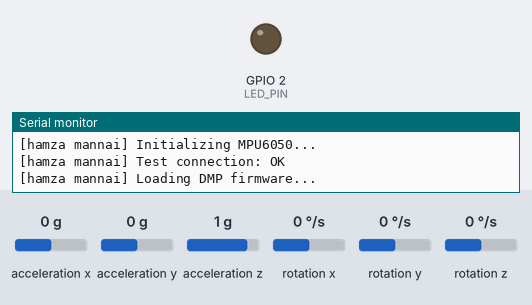
The sketch below on a simulated ESP32. On the bench: output pins drawn as LEDs (lit = HIGH), the last lines printed to the serial monitor. The test bench sets the inputs (shaded band); at power-on: acceleration x 0 g, acceleration y 0 g, acceleration z 1 g, rotation x 0 °/s, rotation y 0 °/s, rotation z 0 °/s.

Above: at 0.1 s.
At 0.8 s:
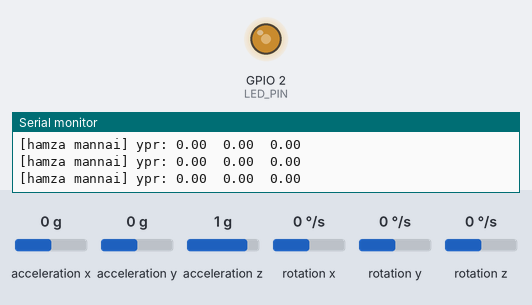
1.8 s: acceleration x set to -1.4 g
4.8 s: acceleration y set to -1.4 g
7.8 s: acceleration z set to -1.4 g
Timing chart, 0 to 16.8 s (numbered marks = the images above; inputs shaded):
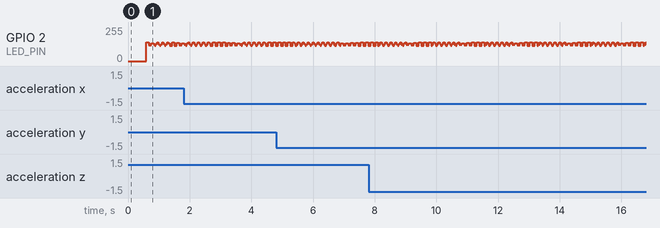

The sketch:

testMpuNoInterruptClass.ino
```cpp
/************************************************************
 * MPU6050 DMP Test — ESP32 (Wire on SDA=21, SCL=22)
 * Edited for: hamza mannai — adapting for robot dog on ESP32 + PCA9685
 * Source base: Jeff Rowberg's I2Cdevlib (MPU6050_6Axis_MotionApps612)
 *
 * What this does
 * - Initializes I2C @ 400kHz on pins 21(SDA)/22(SCL)
 * - Initializes MPU6050, loads DMP v6.12 firmware
 * - Calibrates accel/gyro briefly, enables DMP
 * - Prints Yaw, Pitch, Roll (degrees) each time a FIFO packet arrives
 * - No external INT pin required (polls FIFO with dmpGetCurrentFIFOPacket)
 *
 * Notes (hamza mannai)
 * - Power MPU6050 at 3.3V on ESP32 (or 5V module with on-board reg/level shifting)
 * - Ensure common GND with ESP32
 * - If AD0 is HIGH, address becomes 0x69 (change MPU_ADDR below)
 * - If you have pull-ups on the breakout, that's fine; avoid double 5V pull-ups
 ************************************************************/

#include "I2Cdev.h"
#include "MPU6050_6Axis_MotionApps612.h"
#if I2CDEV_IMPLEMENTATION == I2CDEV_ARDUINO_WIRE
  #include <Wire.h>
#endif

// ====== User config (hamza mannai) ======
#define SDA_PIN     21
#define SCL_PIN     22
#define I2C_HZ      400000
#define MPU_ADDR    0x68   // set to 0x69 if AD0 pulled high
#define LED_PIN     2      // ESP32 onboard LED is often GPIO2 (change if needed)

// ====== Output format ======
#define OUTPUT_READABLE_YAWPITCHROLL

// ====== MPU wrapper ======
class MPU6050_DMP_ESP32 : public MPU6050 {
public:
  bool     dmpReady   = false;
  uint8_t  devStatus  = 0;
  uint16_t packetSize = 0;
  uint8_t  fifoBuffer[64];

  Quaternion q;
  VectorFloat gravity;
  float ypr[3];

  MPU6050_DMP_ESP32(uint8_t addr) : MPU6050(addr) {}

  void begin() {
  #if I2CDEV_IMPLEMENTATION == I2CDEV_ARDUINO_WIRE
    Wire.begin(SDA_PIN, SCL_PIN);
    Wire.setClock(I2C_HZ);
  #endif

    pinMode(LED_PIN, OUTPUT);

    Serial.println(F("[hamza mannai] Initializing MPU6050..."));
    initialize();
    Serial.print(F("[hamza mannai] Test connection: "));
    Serial.println(testConnection() ? F("OK") : F("FAILED"));

    // Load DMP
    Serial.println(F("[hamza mannai] Loading DMP firmware..."));
    devStatus = dmpInitialize();

    // Optional: set your own offsets if known (values depend on each unit)
    setXGyroOffset(51);
    setYGyroOffset(8);
    setZGyroOffset(21);
    setXAccelOffset(1150);
    setYAccelOffset(-50);
    setZAccelOffset(1060);

    if (devStatus == 0) {
      // Quick calibration (hold device still for ~2s)
      Serial.println(F("[hamza mannai] Calibrating... keep the sensor still."));
      CalibrateAccel(6);
      CalibrateGyro(6);
      PrintActiveOffsets();

      setDMPEnabled(true);
      dmpReady   = true;
      packetSize = dmpGetFIFOPacketSize();
      Serial.print(F("[hamza mannai] DMP enabled. Packet size: "));
      Serial.println(packetSize);
    } else {
      Serial.print(F("[hamza mannai] DMP init failed, code "));
      Serial.println(devStatus);
    }
  }

  bool readYPR(float out_ypr[3]) {
    if (!dmpReady) return false;
    if (dmpGetCurrentFIFOPacket(fifoBuffer)) {
      dmpGetQuaternion(&q, fifoBuffer);
      dmpGetGravity(&gravity, &q);
      dmpGetYawPitchRoll(ypr, &q, &gravity);
      out_ypr[0] = ypr[0] * 180.0f / M_PI;
      out_ypr[1] = ypr[1] * 180.0f / M_PI;
      out_ypr[2] = ypr[2] * 180.0f / M_PI;
      digitalWrite(LED_PIN, !digitalRead(LED_PIN));
      return true;
    }
    return false;
  }
};

MPU6050_DMP_ESP32 mpu(MPU_ADDR);

// =========== Arduino ===========
void setup() {
  Serial.begin(115200);
  while (!Serial) { ; }
  Serial.println(F("\n[hamza mannai] MPU6050 DMP test starting..."));
  mpu.begin();
}

void loop() {
  float ypr[3];
  if (mpu.readYPR(ypr)) {
    Serial.print(F("[hamza mannai] ypr: "));
    Serial.print(ypr[0], 2); Serial.print('\t');
    Serial.print(ypr[1], 2); Serial.print('\t');
    Serial.println(ypr[2], 2);
  }
}
```
